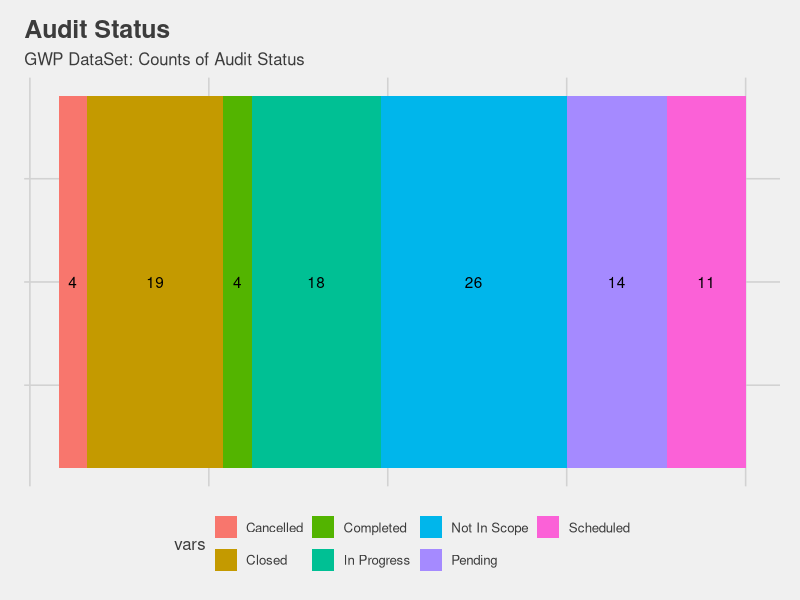
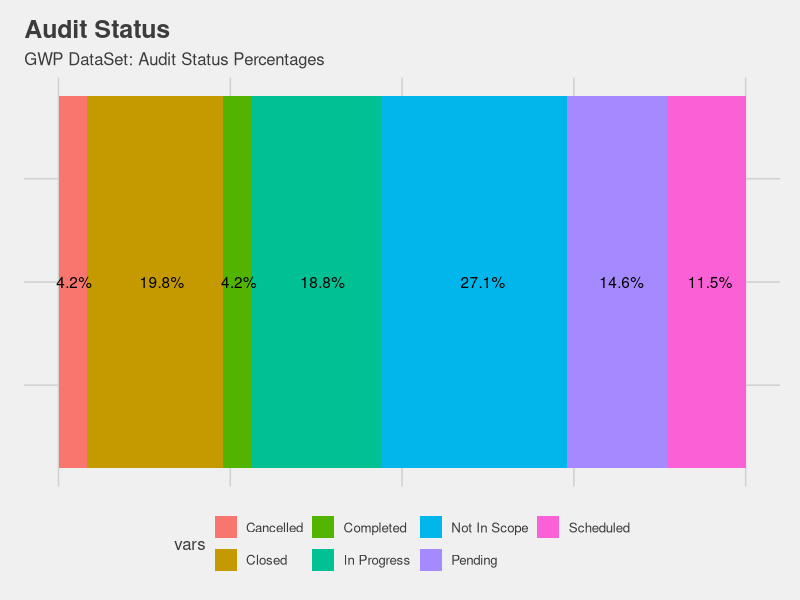
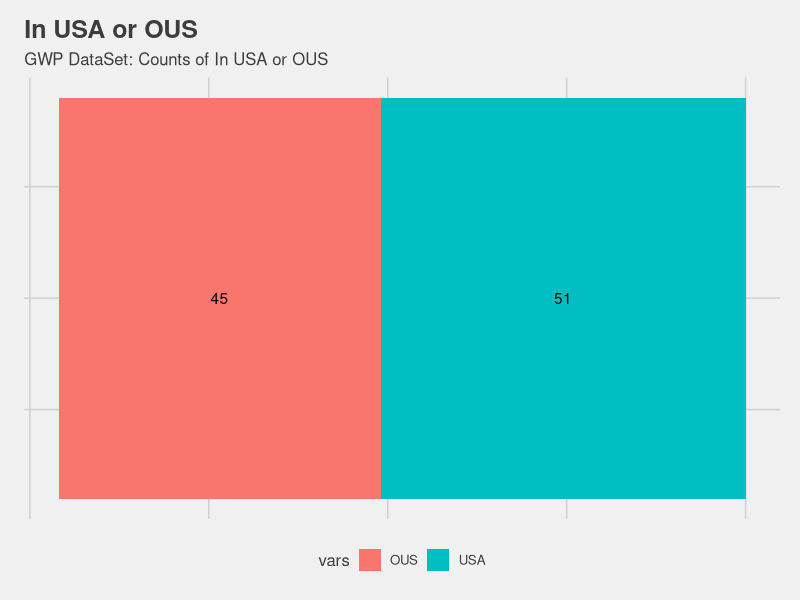
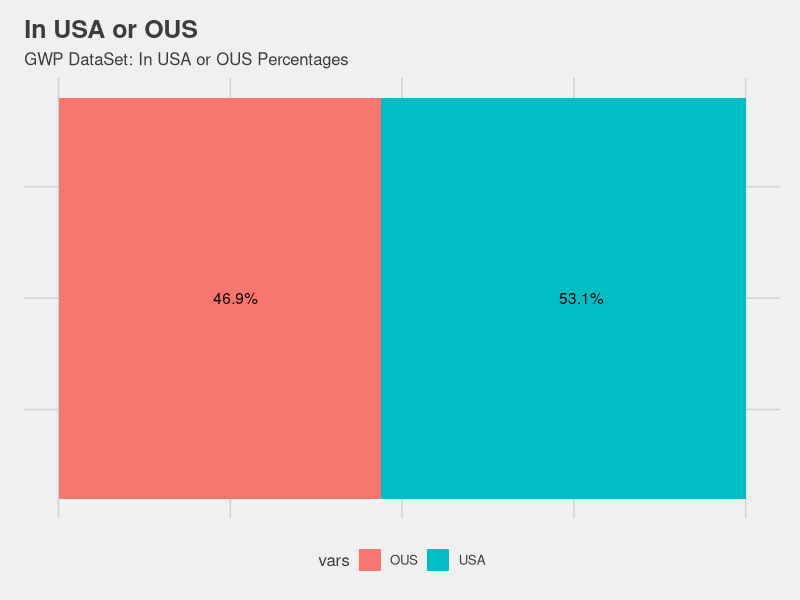
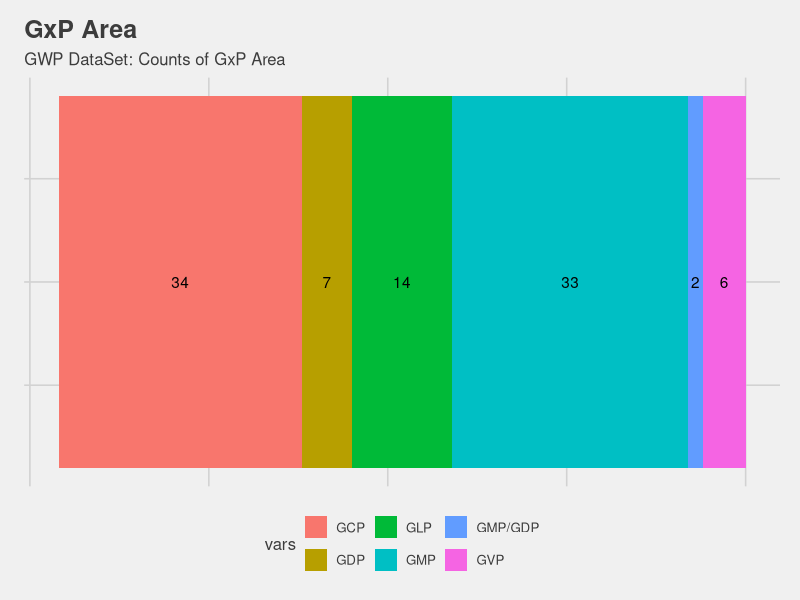
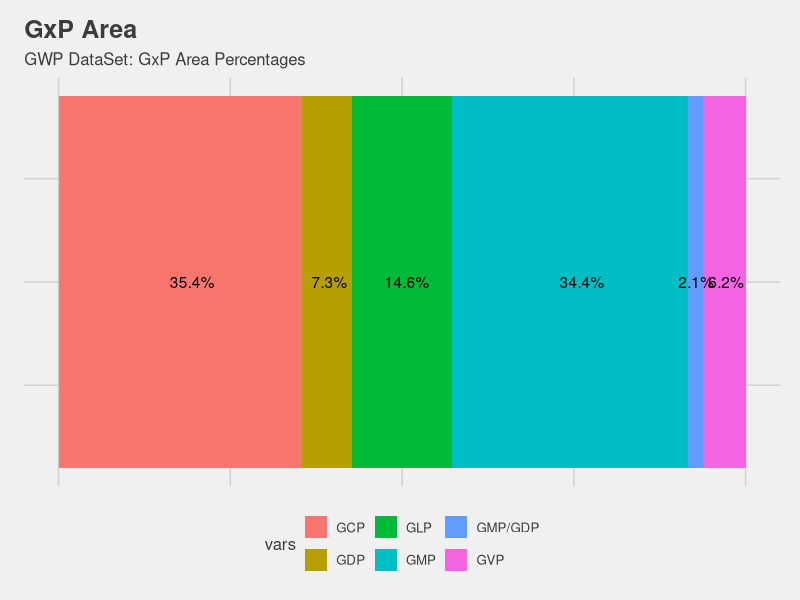
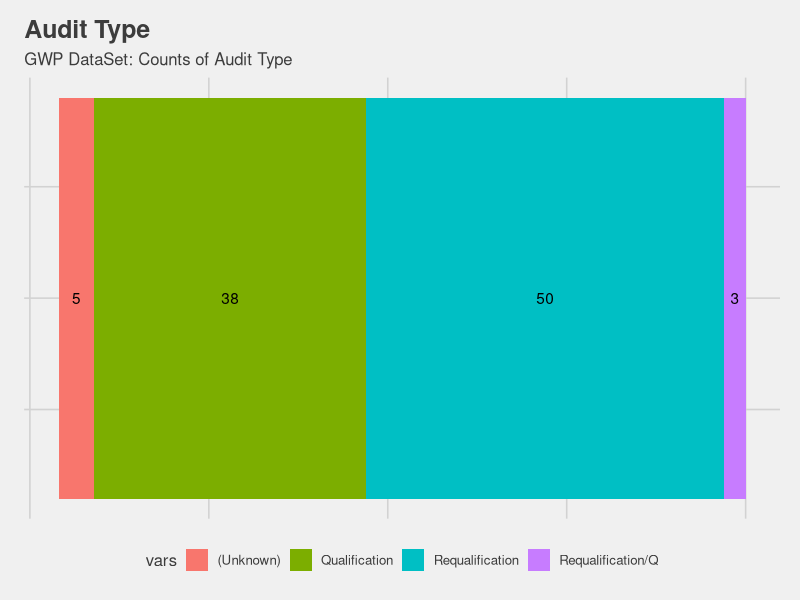
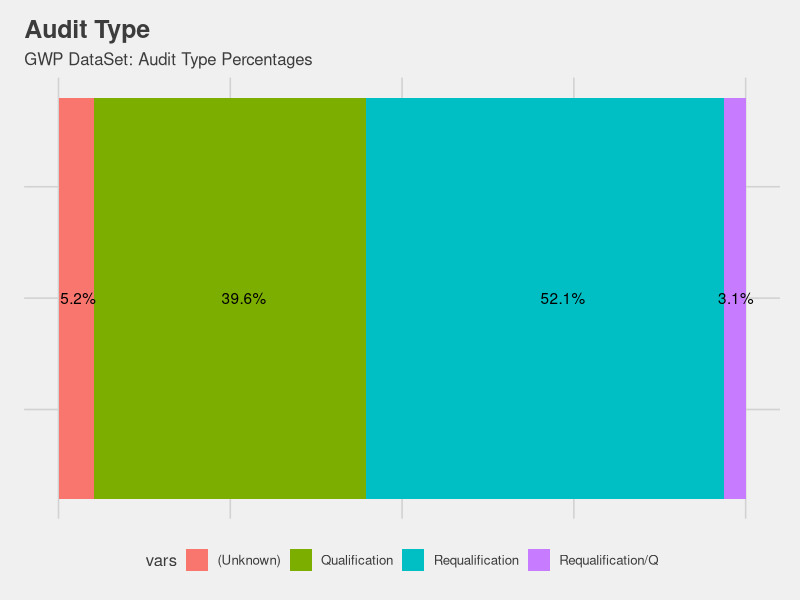

Recreate these plots in R, in order.
## ---- chunk 1
knitr::opts_chunk$set(echo = TRUE)

library(tidyverse)
library(rmarkdown)
library(scales)
library(stringr)
##Excel
library("readxl")
##ggplot2 themes
library(ggthemes)
## ---- chunk 2
##Read Data
#Computerized System Quality Assurance
CSQA<- read_excel("CSQA_Audit_Data.xlsx")

#Good Workign Practice
GWP<- read_excel("GXP_Audit_Data.xlsx")
## ---- chunk 3
label<-"Audit Status"
counts<- count(GWP,vars=Audit.Status)
percent<-prop.table(counts$n)
df<-as.data.frame(counts)
df$perc<-percent
df
df$dummy<-1
df%>%ggplot(aes(x=dummy, y=-n,fill=vars))+
    geom_bar(stat="identity")+
    geom_text(aes(label=n),position=position_stack(vjust=0.5))+
    coord_flip()+
    labs(title=label,
         subtitle=paste("GWP DataSet:","Counts of",label, sep=" "),
         x=NULL)+
    theme_fivethirtyeight()+
    theme( axis.text.x = element_blank(),
           axis.text.y = element_blank(),
           axis.ticks = element_blank())
  
  df%>%ggplot(aes(x=dummy, y=-percent*100,fill=vars))+
    geom_bar(stat="identity")+
    geom_text(aes(label=scales::percent(percent)),position=position_stack(vjust=0.55))+
    coord_flip()+
    labs(title=label,
         subtitle=paste("GWP DataSet:",label, "Percentages", sep=" "),
         x=NULL)+
    theme_fivethirtyeight()+
    theme( axis.text.x = element_blank(),
           axis.text.y = element_blank(),
           axis.ticks = element_blank())
## ---- chunk 4
label<-"In USA or OUS"
counts<- count(GWP,vars=In.USA.or.OUS)
percent<-prop.table(counts$n)
df<-as.data.frame(counts)
df$perc<-percent
df
df$dummy<-1
df%>%ggplot(aes(x=dummy, y=-n,fill=vars))+
    geom_bar(stat="identity")+
    geom_text(aes(label=n),position=position_stack(vjust=0.5))+
    coord_flip()+
    labs(title=label,
         subtitle=paste("GWP DataSet:","Counts of",label, sep=" "),
         x=NULL)+
    theme_fivethirtyeight()+
    theme( axis.text.x = element_blank(),
           axis.text.y = element_blank(),
           axis.ticks = element_blank())
  
  df%>%ggplot(aes(x=dummy, y=-percent*100,fill=vars))+
    geom_bar(stat="identity")+
    geom_text(aes(label=scales::percent(percent)),position=position_stack(vjust=0.55))+
    coord_flip()+
    labs(title=label,
         subtitle=paste("GWP DataSet:",label, "Percentages", sep=" "),
         x=NULL)+
    theme_fivethirtyeight()+
    theme( axis.text.x = element_blank(),
           axis.text.y = element_blank(),
           axis.ticks = element_blank())
## ---- chunk 5
label<-"GxP Area"
counts<- count(GWP,vars=GxP.Area)
percent<-prop.table(counts$n)
df<-as.data.frame(counts)
df$perc<-percent
df
df$dummy<-1
df%>%ggplot(aes(x=dummy, y=-n,fill=vars))+
    geom_bar(stat="identity")+
    geom_text(aes(label=n),position=position_stack(vjust=0.5))+
    coord_flip()+
    labs(title=label,
         subtitle=paste("GWP DataSet:","Counts of",label, sep=" "),
         x=NULL)+
    theme_fivethirtyeight()+
    theme( axis.text.x = element_blank(),
           axis.text.y = element_blank(),
           axis.ticks = element_blank())
  
  df%>%ggplot(aes(x=dummy, y=-percent*100,fill=vars))+
    geom_bar(stat="identity")+
    geom_text(aes(label=scales::percent(percent)),position=position_stack(vjust=0.55))+
    coord_flip()+
    labs(title=label,
         subtitle=paste("GWP DataSet:",label, "Percentages", sep=" "),
         x=NULL)+
    theme_fivethirtyeight()+
    theme( axis.text.x = element_blank(),
           axis.text.y = element_blank(),
           axis.ticks = element_blank())
## ---- chunk 6
label<-"Audit Type"
counts<- count(GWP,vars=Audit.Type)
percent<-prop.table(counts$n)
df<-as.data.frame(counts)
df$perc<-percent
df
df$dummy<-1
df%>%ggplot(aes(x=dummy, y=-n,fill=vars))+
    geom_bar(stat="identity")+
    geom_text(aes(label=n),position=position_stack(vjust=0.5))+
    coord_flip()+
    labs(title=label,
         subtitle=paste("GWP DataSet:","Counts of",label, sep=" "),
         x=NULL)+
    theme_fivethirtyeight()+
    theme( axis.text.x = element_blank(),
           axis.text.y = element_blank(),
           axis.ticks = element_blank())
  
  df%>%ggplot(aes(x=dummy, y=-percent*100,fill=vars))+
    geom_bar(stat="identity")+
    geom_text(aes(label=scales::percent(percent)),position=position_stack(vjust=0.55))+
    coord_flip()+
    labs(title=label,
         subtitle=paste("GWP DataSet:",label, "Percentages", sep=" "),
         x=NULL)+
    theme_fivethirtyeight()+
    theme( axis.text.x = element_blank(),
           axis.text.y = element_blank(),
           axis.ticks = element_blank())
## ---- chunk 7
label<-"Audit Method"
counts<- count(GWP,vars=Audit.Method)
percent<-prop.table(counts$n)
df<-as.data.frame(counts)
df$perc<-percent
df
df$dummy<-1
df%>%ggplot(aes(x=dummy, y=-n,fill=vars))+
    geom_bar(stat="identity")+
    geom_text(aes(label=n),position=position_stack(vjust=0.5))+
    coord_flip()+
    labs(title=label,
         subtitle=paste("GWP DataSet:","Counts of",label, sep=" "),
         x=NULL)+
    theme_fivethirtyeight()+
    theme( axis.text.x = element_blank(),
           axis.text.y = element_blank(),
           axis.ticks = element_blank())
  
  df%>%ggplot(aes(x=dummy, y=-percent*100,fill=vars))+
    geom_bar(stat="identity")+
    geom_text(aes(label=scales::percent(percent)),position=position_stack(vjust=0.55))+
    coord_flip()+
    labs(title=label,
         subtitle=paste("GWP DataSet:",label, "Percentages", sep=" "),
         x=NULL)+
    theme_fivethirtyeight()+
    theme( axis.text.x = element_blank(),
           axis.text.y = element_blank(),
           axis.ticks = element_blank())
## ---- chunk 8
label<-"Audit Method"
counts<- count(GWP,vars=Proposed.Quarter)
percent<-prop.table(counts$n)
df<-as.data.frame(counts)
df$perc<-percent
df
df$dummy<-1
df%>%ggplot(aes(x=dummy, y=-n,fill=vars))+
    geom_bar(stat="identity")+
    geom_text(aes(label=n),position=position_stack(vjust=0.5))+
    coord_flip()+
    labs(title=label,
         subtitle=paste("GWP DataSet:","Counts of",label, sep=" "),
         x=NULL)+
    theme_fivethirtyeight()+
    theme( axis.text.x = element_blank(),
           axis.text.y = element_blank(),
           axis.ticks = element_blank())
  
  df%>%ggplot(aes(x=dummy, y=-percent*100,fill=vars))+
    geom_bar(stat="identity")+
    geom_text(aes(label=scales::percent(percent)),position=position_stack(vjust=0.55))+
    coord_flip()+
    labs(title=label,
         subtitle=paste("GWP DataSet:",label, "Percentages", sep=" "),
         x=NULL)+
    theme_fivethirtyeight()+
    theme( axis.text.x = element_blank(),
           axis.text.y = element_blank(),
           axis.ticks = element_blank())
